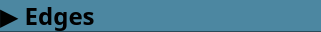
    <widget class="QGroupBox" name="groupBox_edges">
     <property name="geometry">
      <rect>
       <x>0</x>
       <y>229</y>
       <width>321</width>
       <height>32</height>
      </rect>
     </property>
     <property name="styleSheet">
      <string notr="true">background: qlineargradient(x1:0, y1:0, x2:0, y2:1, stop:0 #2a4b59, stop:0.1 #2a4b59, stop:1 #2a4b59);
border-radius: 0px;</string>
     </property>
     <property name="title">
      <string/>
     </property>
     <widget class="QRadioButton" name="radioButton_solid">
      <property name="geometry">
       <rect>
        <x>60</x>
        <y>32</y>
        <width>71</width>
        <height>31</height>
       </rect>
      </property>
      <property name="font">
       <font>
        <pointsize>16</pointsize>
       </font>
      </property>
      <property name="styleSheet">
       <string notr="true">border:0px;</string>
      </property>
      <property name="text">
       <string>Solid</string>
      </property>
      <property name="checked">
       <bool>true</bool>
      </property>
     </widget>
     <widget class="QRadioButton" name="radioButton_dashes">
      <property name="geometry">
       <rect>
        <x>180</x>
        <y>32</y>
        <width>81</width>
        <height>31</height>
       </rect>
      </property>
      <property name="font">
       <font>
        <pointsize>16</pointsize>
       </font>
      </property>
      <property name="styleSheet">
       <string notr="true">border:0px;</string>
      </property>
      <property name="text">
       <string>Dashed</string>
      </property>
     </widget>
     <widget class="QPushButton" name="pushButton_edges">
      <property name="geometry">
       <rect>
        <x>0</x>
        <y>0</y>
        <width>321</width>
        <height>31</height>
       </rect>
      </property>
      <property name="font">
       <font>
        <family>AppleGothic</family>
        <pointsize>18</pointsize>
        <bold>true</bold>
       </font>
      </property>
      <property name="layoutDirection">
       <enum>Qt::LeftToRight</enum>
      </property>
      <property name="styleSheet">
       <string notr="true">QPushButton {
background-color: #4c87a1;
text-align: left;
}
QPushButton::hover {
background-color:  #2a4b59;
}</string>
      </property>
      <property name="text">
       <string>▶ Edges</string>
      </property>
      <property name="default">
       <bool>false</bool>
      </property>
     </widget>
     <widget class="QSlider" name="ed_slider">
      <property name="geometry">
       <rect>
        <x>40</x>
        <y>70</y>
        <width>211</width>
        <height>25</height>
       </rect>
      </property>
      <property name="styleSheet">
       <string notr="true">border: 0px;</string>
      </property>
      <property name="maximum">
       <number>30</number>
      </property>
      <property name="orientation">
       <enum>Qt::Horizontal</enum>
      </property>
     </widget>
     <widget class="QLabel" name="label_10">
      <property name="geometry">
       <rect>
        <x>1</x>
        <y>65</y>
        <width>41</width>
        <height>30</height>
       </rect>
      </property>
      <property name="font">
       <font>
        <pointsize>16</pointsize>
       </font>
      </property>
      <property name="styleSheet">
       <string notr="true">border: 0px;</string>
      </property>
      <property name="text">
       <string>Size</string>
      </property>
     </widget>
     <widget class="QDoubleSpinBox" name="ed_spin">
      <property name="geometry">
       <rect>
        <x>259</x>
        <y>70</y>
        <width>61</width>
        <height>22</height>
       </rect>
      </property>
      <property name="styleSheet">
       <string notr="true">QDoubleSpinBox {
border: 1px solid black;
    border-radius: 5px;
    background: #757476;
    color: black;
}

QDoubleSpinBox::up-button, QDoubleSpinBox::down-button {
    background: qlineargradient(x1: 0, y1: 0, x2: 0, y2: 1, stop: 0 #757476, stop: 1 #5E5E5F);
    border: 1px solid black;
    border-radius: 5px;
    width: 12px;
}

QDoubleSpinBox::up-button {
    subcontrol-origin: border;
    subcontrol-position: top right;
}

QDoubleSpinBox::down-button {
    subcontrol-origin: border;
    subcontrol-position: bottom right;
}
QDoubleSpinBox::up-button:pressed, QDoubleSpinBox::down-button:pressed {
    background: #5E5E5F;
    border: 1px solid black;
}</string>
      </property>
      <property name="maximum">
       <double>30.000000000000000</double>
      </property>
     </widget>
    </widget>
